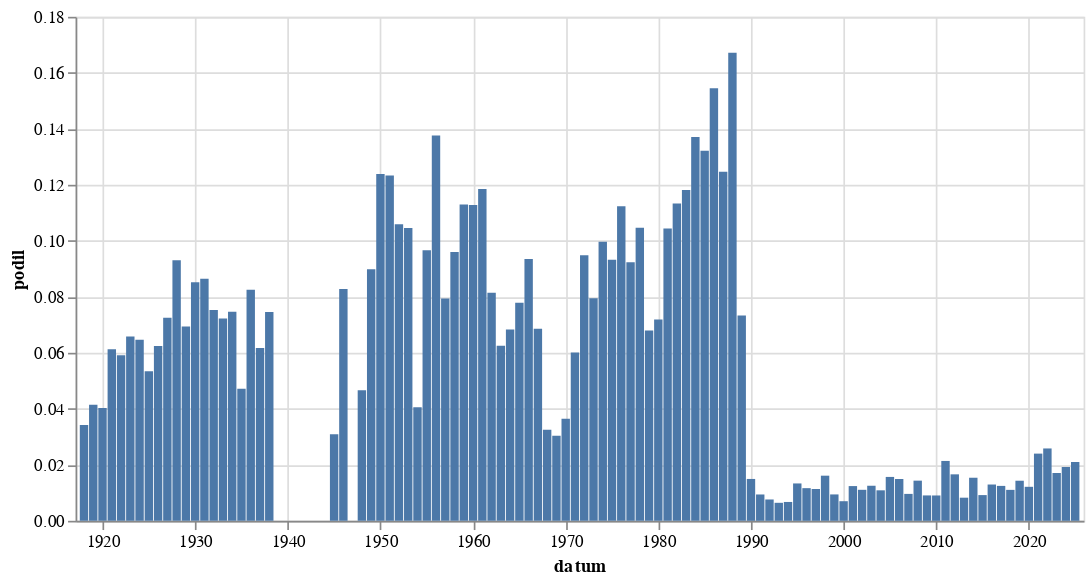

The code cell stored with this chart in its notebook:
### Code cell
alt.Chart(
    hledej(" [Pp]éče").to_pandas(),
    width = 600
).mark_bar(
).encode(
    alt.X('datum:T'),
    alt.Y('podil:Q')
)

### Figure 1 — Vega-Lite specification as saved in the notebook (floating-point values rounded to 4 significant figures)
{"config": {"view": {"continuousWidth": 300, "continuousHeight": 300}}, "data": {"name": "data-72bfc3a3e6a3205f7f360d2036c74d23"}, "mark": {"type": "bar"}, "encoding": {"x": {"field": "datum", "type": "temporal"}, "y": {"field": "podil", "type": "quantitative"}}, "width": 600, "$schema": "https://vega.github.io/schema/vega-lite/v5.8.0.json", "datasets": {"data-72bfc3a3e6a3205f7f360d2036c74d23": [{"datum": "1918-01-01T00:00:00", "text": 22, "text_right": 643, "podil": 0.03421, "co": " [Pp]éče"}, {"datum": "1919-01-01T00:00:00", "text": 165, "text_right": 3978, "podil": 0.04148, "co": " [Pp]éče"}, {"datum": "1920-01-01T00:00:00", "text": 189, "text_right": 4693, "podil": 0.04027, "co": " [Pp]éče"}, {"datum": "1921-01-01T00:00:00", "text": 336, "text_right": 5485, "podil": 0.06126, "co": " [Pp]éče"}, {"datum": "1922-01-01T00:00:00", "text": 310, "text_right": 5244, "podil": 0.05912, "co": " [Pp]éče"}, {"datum": "1923-01-01T00:00:00", "text": 248, "text_right": 3766, "podil": 0.06585, "co": " [Pp]éče"}, {"datum": "1924-01-01T00:00:00", "text": 271, "text_right": 4191, "podil": 0.06466, "co": " [Pp]éče"}, {"datum": "1925-01-01T00:00:00", "text": 166, "text_right": 3108, "podil": 0.05341, "co": " [Pp]éče"}, {"datum": "1926-01-01T00:00:00", "text": 264, "text_right": 4228, "podil": 0.06244, "co": " [Pp]éče"}, {"datum": "1927-01-01T00:00:00", "text": 310, "text_right": 4273, "podil": 0.07255, "co": " [Pp]éče"}, {"datum": "1928-01-01T00:00:00", "text": 381, "text_right": 4096, "podil": 0.09302, "co": " [Pp]éče"}, {"datum": "1929-01-01T00:00:00", "text": 172, "text_right": 2479, "podil": 0.06938, "co": " [Pp]éče"}, {"datum": "1930-01-01T00:00:00", "text": 425, "text_right": 4987, "podil": 0.08522, "co": " [Pp]éče"}, {"datum": "1931-01-01T00:00:00", "text": 336, "text_right": 3888, "podil": 0.08642, "co": " [Pp]éče"}, {"datum": "1932-01-01T00:00:00", "text": 176, "text_right": 2339, "podil": 0.07525, "co": " [Pp]éče"}, {"datum": "1933-01-01T00:00:00", "text": 185, "text_right": 2561, "podil": 0.07224, "co": " [Pp]éče"}, {"datum": "1934-01-01T00:00:00", "text": 161, "text_right": 2156, "podil": 0.07468, "co": " [Pp]éče"}, {"datum": "1935-01-01T00:00:00", "text": 107, "text_right": 2268, "podil": 0.04718, "co": " [Pp]éče"}, {"datum": "1936-01-01T00:00:00", "text": 179, "text_right": 2169, "podil": 0.08253, "co": " [Pp]éče"}, {"datum": "1937-01-01T00:00:00", "text": 117, "text_right": 1897, "podil": 0.06168, "co": " [Pp]éče"}, {"datum": "1938-01-01T00:00:00", "text": 66, "text_right": 885, "podil": 0.07458, "co": " [Pp]éče"}, {"datum": "1945-01-01T00:00:00", "text": 22, "text_right": 712, "podil": 0.0309, "co": " [Pp]éče"}, {"datum": "1946-01-01T00:00:00", "text": 107, "text_right": 1293, "podil": 0.08275, "co": " [Pp]éče"}, {"datum": "1948-01-01T00:00:00", "text": 57, "text_right": 1222, "podil": 0.04664, "co": " [Pp]éče"}, {"datum": "1949-01-01T00:00:00", "text": 74, "text_right": 824, "podil": 0.08981, "co": " [Pp]éče"}, {"datum": "1950-01-01T00:00:00", "text": 54, "text_right": 436, "podil": 0.1239, "co": " [Pp]éče"}, {"datum": "1951-01-01T00:00:00", "text": 45, "text_right": 365, "podil": 0.1233, "co": " [Pp]éče"}, {"datum": "1952-01-01T00:00:00", "text": 41, "text_right": 387, "podil": 0.1059, "co": " [Pp]éče"}, {"datum": "1953-01-01T00:00:00", "text": 30, "text_right": 287, "podil": 0.1045, "co": " [Pp]éče"}, {"datum": "1954-01-01T00:00:00", "text": 25, "text_right": 616, "podil": 0.04058, "co": " [Pp]éče"}, {"datum": "1955-01-01T00:00:00", "text": 20, "text_right": 207, "podil": 0.09662, "co": " [Pp]éče"}, {"datum": "1956-01-01T00:00:00", "text": 45, "text_right": 327, "podil": 0.1376, "co": " [Pp]éče"}, {"datum": "1957-01-01T00:00:00", "text": 27, "text_right": 340, "podil": 0.07941, "co": " [Pp]éče"}, {"datum": "1958-01-01T00:00:00", "text": 31, "text_right": 323, "podil": 0.09598, "co": " [Pp]éče"}, {"datum": "1959-01-01T00:00:00", "text": 34, "text_right": 301, "podil": 0.113, "co": " [Pp]éče"}, {"datum": "1960-01-01T00:00:00", "text": 45, "text_right": 399, "podil": 0.1128, "co": " [Pp]éče"}, {"datum": "1961-01-01T00:00:00", "text": 48, "text_right": 405, "podil": 0.1185, "co": " [Pp]éče"}, {"datum": "1962-01-01T00:00:00", "text": 18, "text_right": 221, "podil": 0.08145, "co": " [Pp]éče"}, {"datum": "1963-01-01T00:00:00", "text": 19, "text_right": 304, "podil": 0.0625, "co": " [Pp]éče"}, {"datum": "1964-01-01T00:00:00", "text": 52, "text_right": 761, "podil": 0.06833, "co": " [Pp]éče"}, {"datum": "1965-01-01T00:00:00", "text": 37, "text_right": 475, "podil": 0.07789, "co": " [Pp]éče"}, {"datum": "1966-01-01T00:00:00", "text": 49, "text_right": 524, "podil": 0.09351, "co": " [Pp]éče"}, {"datum": "1967-01-01T00:00:00", "text": 36, "text_right": 525, "podil": 0.06857, "co": " [Pp]éče"}, {"datum": "1968-01-01T00:00:00", "text": 65, "text_right": 2001, "podil": 0.03248, "co": " [Pp]éče"}, {"datum": "1969-01-01T00:00:00", "text": 43, "text_right": 1415, "podil": 0.03039, "co": " [Pp]éče"}, {"datum": "1970-01-01T00:00:00", "text": 35, "text_right": 961, "podil": 0.03642, "co": " [Pp]éče"}, {"datum": "1971-01-01T00:00:00", "text": 52, "text_right": 865, "podil": 0.06012, "co": " [Pp]éče"}, {"datum": "1972-01-01T00:00:00", "text": 57, "text_right": 601, "podil": 0.09484, "co": " [Pp]éče"}, {"datum": "1973-01-01T00:00:00", "text": 68, "text_right": 856, "podil": 0.07944, "co": " [Pp]éče"}, {"datum": "1974-01-01T00:00:00", "text": 80, "text_right": 803, "podil": 0.09963, "co": " [Pp]éče"}, {"datum": "1975-01-01T00:00:00", "text": 84, "text_right": 901, "podil": 0.09323, "co": " [Pp]éče"}, {"datum": "1976-01-01T00:00:00", "text": 73, "text_right": 650, "podil": 0.1123, "co": " [Pp]éče"}, {"datum": "1977-01-01T00:00:00", "text": 71, "text_right": 769, "podil": 0.09233, "co": " [Pp]éče"}, {"datum": "1978-01-01T00:00:00", "text": 85, "text_right": 812, "podil": 0.1047, "co": " [Pp]éče"}, {"datum": "1979-01-01T00:00:00", "text": 44, "text_right": 647, "podil": 0.06801, "co": " [Pp]éče"}, {"datum": "1980-01-01T00:00:00", "text": 52, "text_right": 723, "podil": 0.07192, "co": " [Pp]éče"}, {"datum": "1981-01-01T00:00:00", "text": 31, "text_right": 297, "podil": 0.1044, "co": " [Pp]éče"}, {"datum": "1982-01-01T00:00:00", "text": 45, "text_right": 397, "podil": 0.1134, "co": " [Pp]éče"}, {"datum": "1983-01-01T00:00:00", "text": 56, "text_right": 474, "podil": 0.1181, "co": " [Pp]éče"}, {"datum": "1984-01-01T00:00:00", "text": 54, "text_right": 394, "podil": 0.1371, "co": " [Pp]éče"}, {"datum": "1985-01-01T00:00:00", "text": 46, "text_right": 348, "podil": 0.1322, "co": " [Pp]éče"}, {"datum": "1986-01-01T00:00:00", "text": 38, "text_right": 246, "podil": 0.1545, "co": " [Pp]éče"}, {"datum": "1987-01-01T00:00:00", "text": 43, "text_right": 345, "podil": 0.1246, "co": " [Pp]éče"}, {"datum": "1988-01-01T00:00:00", "text": 59, "text_right": 353, "podil": 0.1671, "co": " [Pp]éče"}, {"datum": "1989-01-01T00:00:00", "text": 61, "text_right": 832, "podil": 0.07332, "co": " [Pp]éče"}, {"datum": "1990-01-01T00:00:00", "text": 104, "text_right": 6958, "podil": 0.01495, "co": " [Pp]éče"}, {"datum": "1991-01-01T00:00:00", "text": 123, "text_right": 13084, "podil": 0.009401, "co": " [Pp]éče"}, {"datum": "1992-01-01T00:00:00", "text": 88, "text_right": 11558, "podil": 0.007614, "co": " [Pp]éče"}, {"datum": "1993-01-01T00:00:00", "text": 60, "text_right": 9337, "podil": 0.006426, "co": " [Pp]éče"}, {"datum": "1994-01-01T00:00:00", "text": 52, "text_right": 7730, "podil": 0.006727, "co": " [Pp]éče"}, {"datum": "1995-01-01T00:00:00", "text": 123, "text_right": 9219, "podil": 0.01334, "co": " [Pp]éče"}, {"datum": "1996-01-01T00:00:00", "text": 109, "text_right": 9349, "podil": 0.01166, "co": " [Pp]éče"}, {"datum": "1997-01-01T00:00:00", "text": 186, "text_right": 16367, "podil": 0.01136, "co": " [Pp]éče"}, {"datum": "1998-01-01T00:00:00", "text": 189, "text_right": 11729, "podil": 0.01611, "co": " [Pp]éče"}, {"datum": "1999-01-01T00:00:00", "text": 192, "text_right": 20383, "podil": 0.00942, "co": " [Pp]éče"}, {"datum": "2000-01-01T00:00:00", "text": 166, "text_right": 23721, "podil": 0.006998, "co": " [Pp]éče"}, {"datum": "2001-01-01T00:00:00", "text": 251, "text_right": 20242, "podil": 0.0124, "co": " [Pp]éče"}, {"datum": "2002-01-01T00:00:00", "text": 179, "text_right": 16173, "podil": 0.01107, "co": " [Pp]éče"}, {"datum": "2003-01-01T00:00:00", "text": 268, "text_right": 21407, "podil": 0.01252, "co": " [Pp]éče"}, {"datum": "2004-01-01T00:00:00", "text": 217, "text_right": 19932, "podil": 0.01089, "co": " [Pp]éče"}, {"datum": "2005-01-01T00:00:00", "text": 351, "text_right": 22401, "podil": 0.01567, "co": " [Pp]éče"}, {"datum": "2006-01-01T00:00:00", "text": 207, "text_right": 13873, "podil": 0.01492, "co": " [Pp]éče"}, {"datum": "2007-01-01T00:00:00", "text": 131, "text_right": 13633, "podil": 0.009609, "co": " [Pp]éče"}, {"datum": "2008-01-01T00:00:00", "text": 198, "text_right": 13807, "podil": 0.01434, "co": " [Pp]éče"}, {"datum": "2009-01-01T00:00:00", "text": 150, "text_right": 16552, "podil": 0.009062, "co": " [Pp]éče"}, {"datum": "2010-01-01T00:00:00", "text": 115, "text_right": 12714, "podil": 0.009045, "co": " [Pp]éče"}, {"datum": "2011-01-01T00:00:00", "text": 380, "text_right": 17776, "podil": 0.02138, "co": " [Pp]éče"}, {"datum": "2012-01-01T00:00:00", "text": 240, "text_right": 14462, "podil": 0.0166, "co": " [Pp]éče"}, {"datum": "2013-01-01T00:00:00", "text": 79, "text_right": 9571, "podil": 0.008254, "co": " [Pp]éče"}, {"datum": "2014-01-01T00:00:00", "text": 320, "text_right": 20807, "podil": 0.01538, "co": " [Pp]éče"}, {"datum": "2015-01-01T00:00:00", "text": 197, "text_right": 21458, "podil": 0.009181, "co": " [Pp]éče"}, {"datum": "2016-01-01T00:00:00", "text": 294, "text_right": 22689, "podil": 0.01296, "co": " [Pp]éče"}, {"datum": "2017-01-01T00:00:00", "text": 227, "text_right": 18211, "podil": 0.01246, "co": " [Pp]éče"}, {"datum": "2018-01-01T00:00:00", "text": 227, "text_right": 20550, "podil": 0.01105, "co": " [Pp]éče"}, {"datum": "2019-01-01T00:00:00", "text": 354, "text_right": 24733, "podil": 0.01431, "co": " [Pp]éče"}, {"datum": "2020-01-01T00:00:00", "text": 285, "text_right": 23475, "podil": 0.01214, "co": " [Pp]éče"}, {"datum": "2021-01-01T00:00:00", "text": 477, "text_right": 19879, "podil": 0.024, "co": " [Pp]éče"}, {"datum": "2022-01-01T00:00:00", "text": 537, "text_right": 20784, "podil": 0.02584, "co": " [Pp]éče"}, {"datum": "2023-01-01T00:00:00", "text": 418, "text_right": 24476, "podil": 0.01708, "co": " [Pp]éče"}, {"datum": "2024-01-01T00:00:00", "text": 457, "text_right": 23773, "podil": 0.01922, "co": " [Pp]éče"}, {"datum": "2025-01-01T00:00:00", "text": 263, "text_right": 12519, "podil": 0.02101, "co": " [Pp]éče"}]}}
